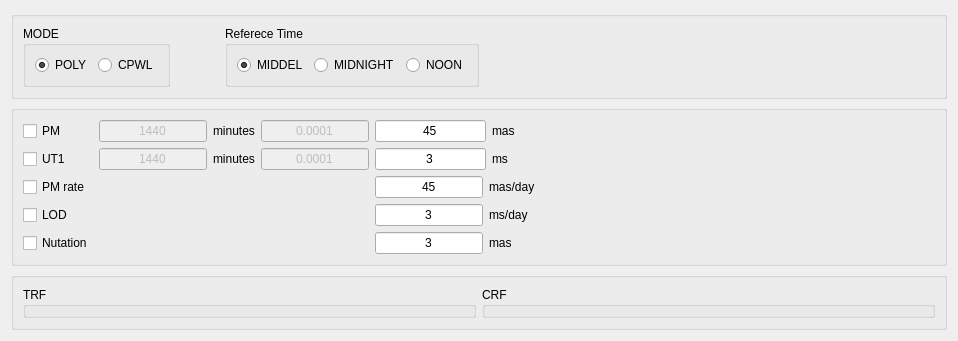
      <widget class="QWidget" name="page_est_eoprf">
       <layout class="QVBoxLayout" name="verticalLayout_49">
        <item>
         <widget class="QGroupBox" name="groupBox_15">
          <property name="sizePolicy">
           <sizepolicy hsizetype="Preferred" vsizetype="Preferred">
            <horstretch>0</horstretch>
            <verstretch>0</verstretch>
           </sizepolicy>
          </property>
          <property name="title">
           <string/>
          </property>
          <layout class="QHBoxLayout" name="horizontalLayout_54">
           <item>
            <layout class="QHBoxLayout" name="horizontalLayout_42">
             <item>
              <widget class="QGroupBox" name="groupBox_mode">
               <property name="title">
                <string>MODE</string>
               </property>
               <layout class="QVBoxLayout" name="verticalLayout_38">
                <item>
                 <layout class="QHBoxLayout" name="horizontalLayout_28">
                  <item>
                   <widget class="QRadioButton" name="radioButton_est_eop_poly">
                    <property name="text">
                     <string>POLY</string>
                    </property>
                    <property name="checked">
                     <bool>true</bool>
                    </property>
                   </widget>
                  </item>
                  <item>
                   <widget class="QRadioButton" name="radioButton_est_eop_cpwl">
                    <property name="text">
                     <string>CPWL</string>
                    </property>
                    <property name="checked">
                     <bool>false</bool>
                    </property>
                   </widget>
                  </item>
                 </layout>
                </item>
               </layout>
              </widget>
             </item>
             <item>
              <spacer name="horizontalSpacer_12">
               <property name="orientation">
                <enum>Qt::Horizontal</enum>
               </property>
               <property name="sizeHint" stdset="0">
                <size>
                 <width>40</width>
                 <height>20</height>
                </size>
               </property>
              </spacer>
             </item>
             <item>
              <widget class="QGroupBox" name="groupBox_refTime">
               <property name="enabled">
                <bool>true</bool>
               </property>
               <property name="title">
                <string>Referece Time</string>
               </property>
               <layout class="QVBoxLayout" name="verticalLayout_37">
                <item>
                 <layout class="QHBoxLayout" name="horizontalLayout_29">
                  <item>
                   <widget class="QRadioButton" name="radioButton_est_reftime_MIDDEL">
                    <property name="text">
                     <string>MIDDEL</string>
                    </property>
                    <property name="checked">
                     <bool>true</bool>
                    </property>
                   </widget>
                  </item>
                  <item>
                   <widget class="QRadioButton" name="radioButton_est_reftime_MIDNIGHT">
                    <property name="text">
                     <string>MIDNIGHT</string>
                    </property>
                   </widget>
                  </item>
                  <item>
                   <widget class="QRadioButton" name="radioButton_est_reftime_NOON">
                    <property name="text">
                     <string>NOON</string>
                    </property>
                   </widget>
                  </item>
                 </layout>
                </item>
               </layout>
              </widget>
             </item>
            </layout>
           </item>
           <item>
            <spacer name="horizontalSpacer_9">
             <property name="orientation">
              <enum>Qt::Horizontal</enum>
             </property>
             <property name="sizeHint" stdset="0">
              <size>
               <width>40</width>
               <height>20</height>
              </size>
             </property>
            </spacer>
           </item>
          </layout>
         </widget>
        </item>
        <item>
         <widget class="QGroupBox" name="groupBox_13">
          <property name="sizePolicy">
           <sizepolicy hsizetype="Preferred" vsizetype="Expanding">
            <horstretch>0</horstretch>
            <verstretch>0</verstretch>
           </sizepolicy>
          </property>
          <property name="title">
           <string/>
          </property>
          <layout class="QHBoxLayout" name="horizontalLayout_51">
           <item>
            <layout class="QGridLayout" name="gridLayout">
             <item row="0" column="0">
              <widget class="QCheckBox" name="checkBox_est_pmxy">
               <property name="text">
                <string>PM</string>
               </property>
              </widget>
             </item>
             <item row="0" column="1">
              <layout class="QHBoxLayout" name="horizontalLayout_49">
               <item>
                <widget class="QLineEdit" name="lineEdit_pmxy_interval">
                 <property name="enabled">
                  <bool>false</bool>
                 </property>
                 <property name="inputMask">
                  <string/>
                 </property>
                 <property name="text">
                  <string>1440</string>
                 </property>
                 <property name="alignment">
                  <set>Qt::AlignCenter</set>
                 </property>
                </widget>
               </item>
               <item>
                <widget class="QLabel" name="label_9">
                 <property name="text">
                  <string>minutes</string>
                 </property>
                </widget>
               </item>
              </layout>
             </item>
             <item row="0" column="2">
              <widget class="QLineEdit" name="lineEdit_pmxy_constr">
               <property name="enabled">
                <bool>false</bool>
               </property>
               <property name="text">
                <string>0.0001</string>
               </property>
               <property name="alignment">
                <set>Qt::AlignCenter</set>
               </property>
              </widget>
             </item>
             <item row="0" column="3">
              <layout class="QHBoxLayout" name="horizontalLayout_41">
               <item>
                <widget class="QLineEdit" name="lineEdit_pmxy_constr_poly">
                 <property name="enabled">
                  <bool>true</bool>
                 </property>
                 <property name="text">
                  <string>45</string>
                 </property>
                 <property name="alignment">
                  <set>Qt::AlignCenter</set>
                 </property>
                </widget>
               </item>
               <item>
                <widget class="QLabel" name="label_11">
                 <property name="sizePolicy">
                  <sizepolicy hsizetype="Preferred" vsizetype="Preferred">
                   <horstretch>0</horstretch>
                   <verstretch>0</verstretch>
                  </sizepolicy>
                 </property>
                 <property name="minimumSize">
                  <size>
                   <width>0</width>
                   <height>0</height>
                  </size>
                 </property>
                 <property name="text">
                  <string>mas      </string>
                 </property>
                </widget>
               </item>
              </layout>
             </item>
             <item row="1" column="0">
              <widget class="QCheckBox" name="checkBox_est_ut1">
               <property name="text">
                <string>UT1</string>
               </property>
               <property name="checked">
                <bool>false</bool>
               </property>
              </widget>
             </item>
             <item row="1" column="1">
              <layout class="QHBoxLayout" name="horizontalLayout_50">
               <item>
                <widget class="QLineEdit" name="lineEdit_ut1_interval">
                 <property name="enabled">
                  <bool>false</bool>
                 </property>
                 <property name="text">
                  <string>1440</string>
                 </property>
                 <property name="alignment">
                  <set>Qt::AlignCenter</set>
                 </property>
                </widget>
               </item>
               <item>
                <widget class="QLabel" name="label_8">
                 <property name="text">
                  <string>minutes</string>
                 </property>
                </widget>
               </item>
              </layout>
             </item>
             <item row="1" column="2">
              <widget class="QLineEdit" name="lineEdit_ut1_constr">
               <property name="enabled">
                <bool>false</bool>
               </property>
               <property name="text">
                <string>0.0001</string>
               </property>
               <property name="alignment">
                <set>Qt::AlignCenter</set>
               </property>
              </widget>
             </item>
             <item row="1" column="3">
              <layout class="QHBoxLayout" name="horizontalLayout_44">
               <item>
                <widget class="QLineEdit" name="lineEdit_ut1_constr_poly">
                 <property name="enabled">
                  <bool>true</bool>
                 </property>
                 <property name="text">
                  <string>3</string>
                 </property>
                 <property name="alignment">
                  <set>Qt::AlignCenter</set>
                 </property>
                </widget>
               </item>
               <item>
                <widget class="QLabel" name="label_13">
                 <property name="text">
                  <string>ms        </string>
                 </property>
                </widget>
               </item>
              </layout>
             </item>
             <item row="2" column="0">
              <widget class="QCheckBox" name="checkBox_est_rpmxy">
               <property name="enabled">
                <bool>true</bool>
               </property>
               <property name="text">
                <string>PM rate</string>
               </property>
               <property name="checkable">
                <bool>true</bool>
               </property>
              </widget>
             </item>
             <item row="2" column="3">
              <layout class="QHBoxLayout" name="horizontalLayout_45">
               <item>
                <widget class="QLineEdit" name="lineEdit_rpmxy_constr_poly">
                 <property name="enabled">
                  <bool>true</bool>
                 </property>
                 <property name="sizePolicy">
                  <sizepolicy hsizetype="Expanding" vsizetype="Fixed">
                   <horstretch>0</horstretch>
                   <verstretch>0</verstretch>
                  </sizepolicy>
                 </property>
                 <property name="minimumSize">
                  <size>
                   <width>100</width>
                   <height>0</height>
                  </size>
                 </property>
                 <property name="text">
                  <string>45</string>
                 </property>
                 <property name="alignment">
                  <set>Qt::AlignCenter</set>
                 </property>
                </widget>
               </item>
               <item>
                <widget class="QLabel" name="label_12">
                 <property name="text">
                  <string>mas/day</string>
                 </property>
                </widget>
               </item>
              </layout>
             </item>
             <item row="3" column="0">
              <widget class="QCheckBox" name="checkBox_est_lod">
               <property name="enabled">
                <bool>true</bool>
               </property>
               <property name="text">
                <string>LOD    </string>
               </property>
              </widget>
             </item>
             <item row="3" column="3">
              <layout class="QHBoxLayout" name="horizontalLayout_46">
               <item>
                <widget class="QLineEdit" name="lineEdit_lod_constr_poly">
                 <property name="enabled">
                  <bool>true</bool>
                 </property>
                 <property name="sizePolicy">
                  <sizepolicy hsizetype="Expanding" vsizetype="Fixed">
                   <horstretch>0</horstretch>
                   <verstretch>0</verstretch>
                  </sizepolicy>
                 </property>
                 <property name="minimumSize">
                  <size>
                   <width>100</width>
                   <height>0</height>
                  </size>
                 </property>
                 <property name="text">
                  <string>3</string>
                 </property>
                 <property name="alignment">
                  <set>Qt::AlignCenter</set>
                 </property>
                </widget>
               </item>
               <item>
                <widget class="QLabel" name="label_15">
                 <property name="text">
                  <string>ms/day  </string>
                 </property>
                </widget>
               </item>
              </layout>
             </item>
             <item row="4" column="0">
              <widget class="QCheckBox" name="checkBox_est_nutxy">
               <property name="text">
                <string>Nutation</string>
               </property>
              </widget>
             </item>
             <item row="4" column="3">
              <layout class="QHBoxLayout" name="horizontalLayout_47">
               <item>
                <widget class="QLineEdit" name="lineEdit_nut_constr_poly">
                 <property name="enabled">
                  <bool>true</bool>
                 </property>
                 <property name="sizePolicy">
                  <sizepolicy hsizetype="Expanding" vsizetype="Fixed">
                   <horstretch>0</horstretch>
                   <verstretch>0</verstretch>
                  </sizepolicy>
                 </property>
                 <property name="minimumSize">
                  <size>
                   <width>100</width>
                   <height>0</height>
                  </size>
                 </property>
                 <property name="text">
                  <string>3</string>
                 </property>
                 <property name="alignment">
                  <set>Qt::AlignCenter</set>
                 </property>
                </widget>
               </item>
               <item>
                <widget class="QLabel" name="label_14">
                 <property name="text">
                  <string>mas       </string>
                 </property>
                </widget>
               </item>
              </layout>
             </item>
            </layout>
           </item>
           <item>
            <spacer name="horizontalSpacer_8">
             <property name="orientation">
              <enum>Qt::Horizontal</enum>
             </property>
             <property name="sizeType">
              <enum>QSizePolicy::Fixed</enum>
             </property>
             <property name="sizeHint" stdset="0">
              <size>
               <width>400</width>
               <height>20</height>
              </size>
             </property>
            </spacer>
           </item>
          </layout>
         </widget>
        </item>
        <item>
         <widget class="QGroupBox" name="groupBox_14">
          <property name="title">
           <string/>
          </property>
          <layout class="QHBoxLayout" name="horizontalLayout_53">
           <item>
            <layout class="QHBoxLayout" name="horizontalLayout_48">
             <property name="sizeConstraint">
              <enum>QLayout::SetNoConstraint</enum>
             </property>
             <item>
              <widget class="QGroupBox" name="groupBox_est_trf">
               <property name="sizePolicy">
                <sizepolicy hsizetype="Expanding" vsizetype="Expanding">
                 <horstretch>0</horstretch>
                 <verstretch>0</verstretch>
                </sizepolicy>
               </property>
               <property name="minimumSize">
                <size>
                 <width>0</width>
                 <height>0</height>
                </size>
               </property>
               <property name="title">
                <string>TRF</string>
               </property>
               <widget class="QCheckBox" name="checkBox_est_station">
                <property name="geometry">
                 <rect>
                  <x>10</x>
                  <y>29</y>
                  <width>186</width>
                  <height>23</height>
                 </rect>
                </property>
                <property name="text">
                 <string>Estimate station coordinate</string>
                </property>
               </widget>
               <widget class="QWidget" name="layoutWidget2">
                <property name="geometry">
                 <rect>
                  <x>50</x>
                  <y>70</y>
                  <width>461</width>
                  <height>191</height>
                 </rect>
                </property>
                <layout class="QGridLayout" name="gridLayout_3">
                 <item row="0" column="0">
                  <widget class="QPushButton" name="pushButton_autoset_station">
                   <property name="enabled">
                    <bool>false</bool>
                   </property>
                   <property name="text">
                    <string>Auto Set</string>
                   </property>
                  </widget>
                 </item>
                 <item row="0" column="1">
                  <spacer name="horizontalSpacer_34">
                   <property name="orientation">
                    <enum>Qt::Horizontal</enum>
                   </property>
                   <property name="sizeHint" stdset="0">
                    <size>
                     <width>40</width>
                     <height>20</height>
                    </size>
                   </property>
                  </spacer>
                 </item>
                 <item row="0" column="2">
                  <widget class="QLabel" name="label_68">
                   <property name="text">
                    <string>Sigma:</string>
                   </property>
                  </widget>
                 </item>
                 <item row="0" column="3">
                  <widget class="QLineEdit" name="lineEdit_sigma_sta">
                   <property name="text">
                    <string>1</string>
                   </property>
                   <property name="alignment">
                    <set>Qt::AlignCenter</set>
                   </property>
                  </widget>
                 </item>
                 <item row="0" column="4">
                  <widget class="QLabel" name="label_69">
                   <property name="text">
                    <string>m</string>
                   </property>
                  </widget>
                 </item>
                 <item row="1" column="0">
                  <widget class="QCheckBox" name="checkBox_est_nnr">
                   <property name="text">
                    <string>NNR</string>
                   </property>
                   <property name="checked">
                    <bool>false</bool>
                   </property>
                  </widget>
                 </item>
                 <item row="1" column="1">
                  <spacer name="horizontalSpacer_35">
                   <property name="orientation">
                    <enum>Qt::Horizontal</enum>
                   </property>
                   <property name="sizeHint" stdset="0">
                    <size>
                     <width>40</width>
                     <height>20</height>
                    </size>
                   </property>
                  </spacer>
                 </item>
                 <item row="1" column="2">
                  <widget class="QLabel" name="label_63">
                   <property name="text">
                    <string>Sigma:</string>
                   </property>
                  </widget>
                 </item>
                 <item row="1" column="3">
                  <widget class="QLineEdit" name="lineEdit_sigma_stannr">
                   <property name="text">
                    <string>1E-4</string>
                   </property>
                   <property name="alignment">
                    <set>Qt::AlignCenter</set>
                   </property>
                  </widget>
                 </item>
                 <item row="1" column="4">
                  <widget class="QLabel" name="label_62">
                   <property name="text">
                    <string>m</string>
                   </property>
                  </widget>
                 </item>
                 <item row="2" column="0">
                  <widget class="QCheckBox" name="checkBox_est_nnt">
                   <property name="text">
                    <string>NNT</string>
                   </property>
                   <property name="checked">
                    <bool>false</bool>
                   </property>
                  </widget>
                 </item>
                 <item row="2" column="1">
                  <spacer name="horizontalSpacer_36">
                   <property name="orientation">
                    <enum>Qt::Horizontal</enum>
                   </property>
                   <property name="sizeHint" stdset="0">
                    <size>
                     <width>40</width>
                     <height>20</height>
                    </size>
                   </property>
                  </spacer>
                 </item>
                 <item row="2" column="2">
                  <widget class="QLabel" name="label_64">
                   <property name="text">
                    <string>Sigma:</string>
                   </property>
                  </widget>
                 </item>
                 <item row="2" column="3">
                  <widget class="QLineEdit" name="lineEdit_sigma_stannt">
                   <property name="text">
                    <string>1E-4</string>
                   </property>
                   <property name="alignment">
                    <set>Qt::AlignCenter</set>
                   </property>
                  </widget>
                 </item>
                 <item row="2" column="4">
                  <widget class="QLabel" name="label_65">
                   <property name="text">
                    <string>m</string>
                   </property>
                  </widget>
                 </item>
                 <item row="3" column="0">
                  <widget class="QCheckBox" name="checkBox_nns">
                   <property name="enabled">
                    <bool>false</bool>
                   </property>
                   <property name="text">
                    <string>NNS</string>
                   </property>
                   <property name="checkable">
                    <bool>true</bool>
                   </property>
                  </widget>
                 </item>
                </layout>
               </widget>
              </widget>
             </item>
             <item>
              <widget class="QGroupBox" name="groupBox_est_crf">
               <property name="sizePolicy">
                <sizepolicy hsizetype="Expanding" vsizetype="Expanding">
                 <horstretch>0</horstretch>
                 <verstretch>0</verstretch>
                </sizepolicy>
               </property>
               <property name="minimumSize">
                <size>
                 <width>0</width>
                 <height>0</height>
                </size>
               </property>
               <property name="title">
                <string>CRF</string>
               </property>
               <widget class="QCheckBox" name="checkBox_est_source">
                <property name="geometry">
                 <rect>
                  <x>10</x>
                  <y>29</y>
                  <width>187</width>
                  <height>23</height>
                 </rect>
                </property>
                <property name="text">
                 <string>Estimate source coordinate</string>
                </property>
               </widget>
               <widget class="QWidget" name="layoutWidget3">
                <property name="geometry">
                 <rect>
                  <x>60</x>
                  <y>70</y>
                  <width>411</width>
                  <height>121</height>
                 </rect>
                </property>
                <layout class="QGridLayout" name="gridLayout_2">
                 <item row="0" column="0">
                  <widget class="QPushButton" name="pushButton_autoset_source">
                   <property name="enabled">
                    <bool>false</bool>
                   </property>
                   <property name="text">
                    <string>Auto Set</string>
                   </property>
                  </widget>
                 </item>
                 <item row="0" column="1">
                  <spacer name="horizontalSpacer_32">
                   <property name="orientation">
                    <enum>Qt::Horizontal</enum>
                   </property>
                   <property name="sizeHint" stdset="0">
                    <size>
                     <width>40</width>
                     <height>20</height>
                    </size>
                   </property>
                  </spacer>
                 </item>
                 <item row="0" column="2">
                  <widget class="QLabel" name="label_70">
                   <property name="text">
                    <string>Sigma:</string>
                   </property>
                  </widget>
                 </item>
                 <item row="0" column="3">
                  <widget class="QLineEdit" name="lineEdit_sigma_sou">
                   <property name="text">
                    <string>1E-6</string>
                   </property>
                   <property name="alignment">
                    <set>Qt::AlignCenter</set>
                   </property>
                  </widget>
                 </item>
                 <item row="0" column="4">
                  <widget class="QLabel" name="label_71">
                   <property name="text">
                    <string>rad</string>
                   </property>
                  </widget>
                 </item>
                 <item row="1" column="0">
                  <widget class="QCheckBox" name="checkBox_est_sounnr">
                   <property name="text">
                    <string>NNR</string>
                   </property>
                  </widget>
                 </item>
                 <item row="1" column="1">
                  <spacer name="horizontalSpacer_33">
                   <property name="orientation">
                    <enum>Qt::Horizontal</enum>
                   </property>
                   <property name="sizeHint" stdset="0">
                    <size>
                     <width>40</width>
                     <height>20</height>
                    </size>
                   </property>
                  </spacer>
                 </item>
                 <item row="1" column="2">
                  <widget class="QLabel" name="label_66">
                   <property name="text">
                    <string>Sigma:</string>
                   </property>
                  </widget>
                 </item>
                 <item row="1" column="3">
                  <widget class="QLineEdit" name="lineEdit_sigma_sounnr">
                   <property name="text">
                    <string>1E-10</string>
                   </property>
                   <property name="alignment">
                    <set>Qt::AlignCenter</set>
                   </property>
                  </widget>
                 </item>
                 <item row="1" column="4">
                  <widget class="QLabel" name="label_67">
                   <property name="text">
                    <string>rad</string>
                   </property>
                  </widget>
                 </item>
                </layout>
               </widget>
              </widget>
             </item>
            </layout>
           </item>
          </layout>
         </widget>
        </item>
       </layout>
      </widget>
